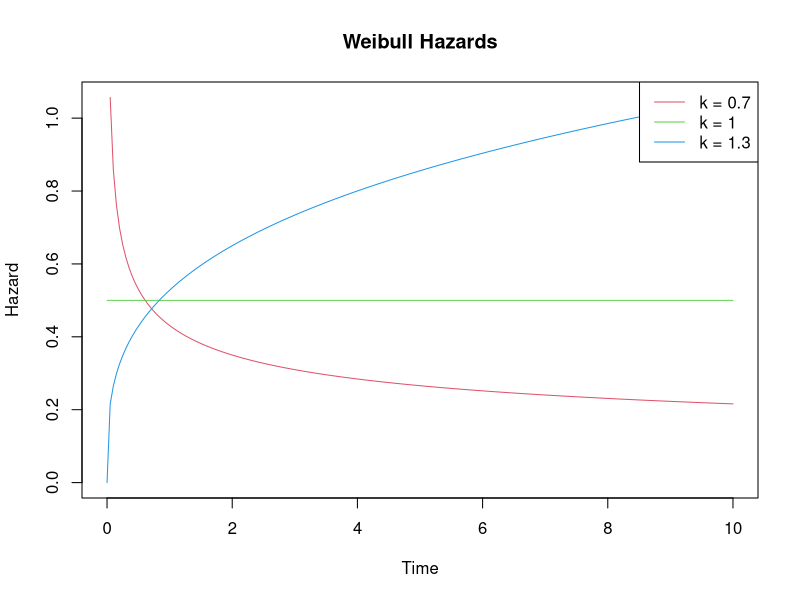
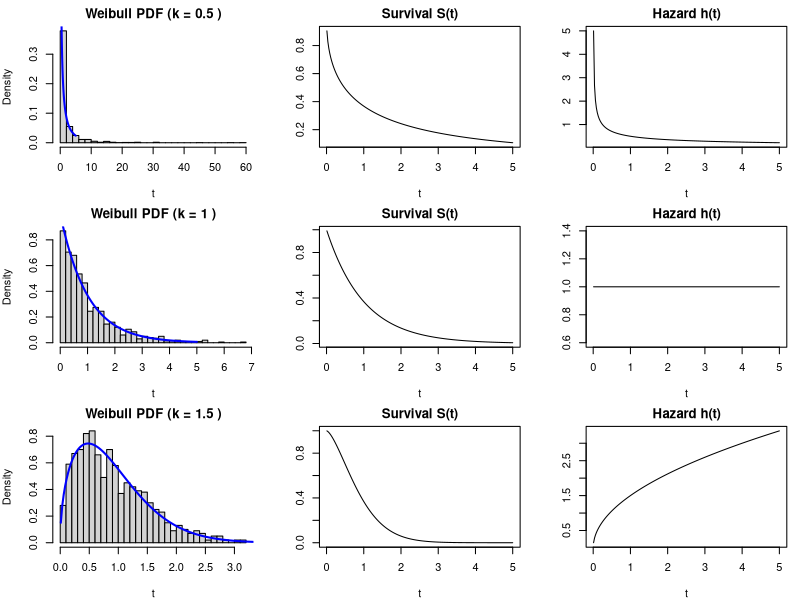
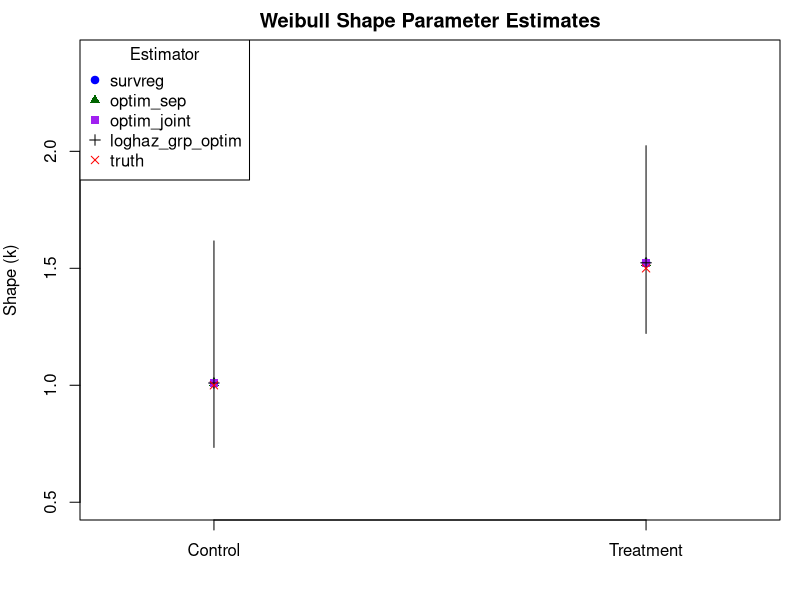

Reproduce these figures in R, in order.
# weibull density function:
#
# f(t; k, lambda) = (k / lambda) * (t / lambda)^(k - 1) * exp(-(t / lambda)^k)
#
# Where:
#   - t       = time to event (e.g., when a fish exits the river section)
#   - k       = shape parameter (controls how the risk changes over time)
#   - lambda  = scale parameter (controls the overall timing of the event)
#
# Interpretation:
#   - If k = 1: exponential (memoryless, constant hazard)
#   - If k < 1: high early risk, then decreasing hazard (fish move early)
#   - If k > 1: low early risk, then increasing hazard (fish accelerate movement)
#
# Note:
# could model log(lambda) as a function of stuff, just like a GLM

# start by visualizing some stuff
t <- seq(0, 10, length.out = 200)
k <- c(0.7, 1, 1.3)
lambda <- 2
hazards <- lapply(k, function(ki) (ki / lambda) * (t / lambda)^(ki - 1))
par(mfrow = c(1, 1))
matplot(t, do.call(cbind, hazards),
  type = "l", lty = 1, col = 2:4,
  ylab = "Hazard", xlab = "Time", main = "Weibull Hazards"
)
legend("topright", legend = paste("k =", k), col = 2:4, lty = 1)

# simulate some weibull tte data to visualize
set.seed(123)
n <- 1000
lambda <- 1 # scale parameter

k_vals <- c(0.5, 1, 1.5) # different movement styles
sim_tte <- lapply(k_vals, function(k) rweibull(n, shape = k, scale = lambda))

# function to compute hazard, survival, pdf
get_curves <- function(t, k, lambda) {
  h <- (k / lambda) * (t / lambda)^(k - 1)
  S <- exp(-(t / lambda)^k)
  f <- h * S
  list(h = h, S = S, f = f)
}

# time vector
t <- seq(0.01, 5, length.out = 200)

# compute curves for each k
curves <- lapply(k_vals, function(k) get_curves(t, k, lambda))
names(curves) <- paste0("k=", k_vals)

# plotting
par(mfrow = c(3, 3), mar = c(4, 4, 2, 1))

for (i in seq_along(curves)) {
  crv <- curves[[i]]
  hist(sim_tte[[i]],
    breaks = 30, probability = TRUE,
    main = paste("Weibull PDF (k =", k_vals[i], ")"), xlab = "t"
  )
  lines(t, crv$f, col = "blue", lwd = 2)
  plot(t, crv$S,
    type = "l", main = paste("Survival S(t)"),
    ylab = "", xlab = "t"
  )
  plot(t, crv$h,
    type = "l", main = paste("Hazard h(t)"),
    ylab = "", xlab = "t"
  )
}

#----------------------
# simulate some data and estimate using survreg and optim
set.seed(765)
library(survival)

# --- simulate Data ---
n_fish <- 30
lambda <- 1
true_k <- c(Control = 1, Treatment = 1.5)

tte_control <- rweibull(n_fish, shape = true_k["Control"], scale = lambda)
tte_treat <- rweibull(n_fish, shape = true_k["Treatment"], scale = lambda)

df <- data.frame(
  tte = c(tte_control, tte_treat),
  group = rep(c("Control", "Treatment"), each = n_fish)
)

# --- survreg() models (separate fits each group) ---
fits <- by(df, df$group, function(sub) {
  survreg(Surv(tte) ~ 1, data = sub, dist = "weibull")
})

extract_ci <- function(fit) {
  scale_hat <- fit$scale
  se <- fit$scale * fit$var[1]^0.5
  scale_ci <- scale_hat + c(-1.96, 1.96) * se
  shape_est <- 1 / scale_hat
  shape_ci <- 1 / rev(scale_ci)
  c(est = shape_est, lower = shape_ci[1], upper = shape_ci[2])
}
params <- t(sapply(fits, extract_ci))
rownames(params) <- names(true_k)

# --- optim() separate fits each group---
nll_opt <- function(par, t) {
  log_k <- par[1]
  log_lambda <- par[2]
  k <- exp(log_k)
  lambda <- exp(log_lambda)
  # note could write out likelihood as
  # nll <- -sum(log(k) - log(lambda) + (k - 1) * log(tte_control / lambda) -
  #  (tte_control / lambda)^k)
  nll <- -sum(dweibull(t, shape = k, scale = lambda, log = TRUE))
  nll
}
fit_ctrl <- optim(c(0, 0), nll_opt, t = tte_control, hessian = TRUE)
fit_trt <- optim(c(0, 0), nll_opt, t = tte_treat, hessian = TRUE)

k_ctrl <- exp(fit_ctrl$par[1])
k_trt <- exp(fit_trt$par[1])

# --- optim() joint model for both groups ---
nll_joint <- function(par, t, g) {
  log_k_ctrl <- par[1]
  log_k_trt <- par[2]
  log_lambda_ctrl <- par[3]
  log_lambda_trt <- par[4]
  k <- ifelse(g == "Control", exp(log_k_ctrl), exp(log_k_trt))
  # note could write out likelihood as
  # nll <- -sum(log(k) - log(lambda) + (k - 1) * log(tte_control / lambda) -
  #  (tte_control / lambda)^k)
  lambda <- ifelse(g == "Control", exp(log_lambda_ctrl), exp(log_lambda_trt))
  nll <- -sum(dweibull(t, shape = k, scale = lambda, log = TRUE))
  nll
}
init <- rep(log(1), 4)
fit_joint <- optim(
  par = init,
  fn = function(par) nll_joint(par, t = df$tte, g = df$group),
  hessian = TRUE
)
k_joint <- exp(fit_joint$par[1:2])
names(k_joint) <- c("Control", "Treatment")

# --- optim() group-specific log-hazard model ---
# Model:
# if Control:    log h(t) = a0 + b0 * log t
# if Treatment:  log h(t) = a1 + b1 * log t
# 
# recognize that 
# group-specific log-hazard model:
#   log h(t) = a_g + b_g * log(t)
#
# this is equivalent to the Weibull hazard:
#   h(t) = (k / lambda) * (t / lambda)^(k - 1)
#
# taking logs:
#   log h(t) = log(k) - log(lambda) + (k - 1) * log(t)
#
# match coefficients:
#   b_g     = k_g - 1 --> k_g = b_g + 1
#   a_g     = log(k_g) - log(lambda_g)
#
# solve for lambda_g:
#   lambda_g = exp(log(k_g) - a_g)

nll_loghaz_groups <- function(par) {
  a0 <- par[1] # intercept for Control
  b0 <- par[2] # slope for Control
  a1 <- par[3] # intercept for Treatment
  b1 <- par[4] # slope for Treatment
  logt <- log(df$tte)
  is_trt <- df$group == "Treatment"
  a <- ifelse(is_trt, a1, a0)
  b <- ifelse(is_trt, b1, b0)
  eta <- a + b * logt
  h <- exp(eta)
  H <- exp(eta - b * logt) * df$tte^(b + 1) / (b + 1)
  nll <- -sum(log(h) - H)
  nll
}

init <- rep(0, 4)
fit_loghaz_groups <- optim(init, nll_loghaz_groups, hessian = TRUE)

# extract
pars <- fit_loghaz_groups$par
a0 <- pars[1]
b0 <- pars[2]
a1 <- pars[3]
b1 <- pars[4]

# recover Weibull k and lambda
k0 <- b0 + 1
lambda0 <- exp(log(k0) - a0)

k1 <- b1 + 1
lambda1 <- exp(log(k1) - a1)

cat("Recovered from group-specific log-hazard model:\n")
cat("Control:   k =", round(k0, 3), ", lambda =", round(lambda0, 3), "\n")
cat("Treatment: k =", round(k1, 3), ", lambda =", round(lambda1, 3), "\n")

# --- plotting ---
ks_all <- data.frame(
  Control = c(
    params["Control", "est"],
    k_ctrl, k_joint["Control"], k0, true_k["Control"]
  ),
  Treatment = c(
    params["Treatment", "est"],
    k_trt, k_joint["Treatment"], k1, true_k["Treatment"]
  )
)
rownames(ks_all) <- c(
  "survreg", "optim_sep",
  "optim_joint", "loghaz_grp_optim", "truth"
)
par(mfrow=c(1,1))
plot(NULL,
  xlim = c(0.75, 2.25), ylim = c(0.5, 2.4),
  xlab = "", ylab = "Shape (k)", xaxt = "n",
  main = "Weibull Shape Parameter Estimates"
)
axis(1, at = 1:2, labels = c("Control", "Treatment"))

# CI bars from survreg
arrows(1:2, params[, "lower"], 1:2, params[, "upper"],
  angle = 90, code = 0, length = 0.1
)

# points for all models
pch_vec <- c(19, 17, 15, 3, 4) # updated symbols
col_vec <- c("blue", "darkgreen", "purple", "black", "red")

for (i in 1:nrow(ks_all)) {
  points(1:2, ks_all[i, ], pch = pch_vec[i], col = col_vec[i])
}

legend("topleft",
  legend = rownames(ks_all),
  pch = pch_vec,
  col = col_vec,
  title = "Estimator"
)
